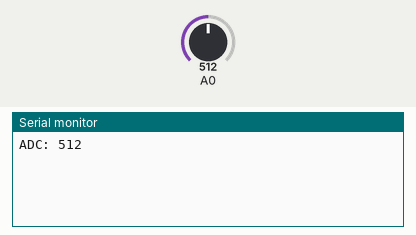
Simulated run of this sketch. Board: Arduino Uno, built with avr-gcc and run on an emulated ATmega328P. On the bench: the last lines printed to the serial monitor. The inputs (shaded band) are chosen by the test bench; at power-on: A0 = 512.

Above: at 1.8 s.
1.9 s: A0 set to 716
At 2.7 s:
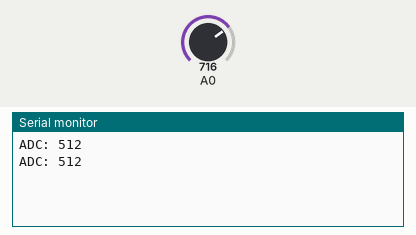
3.4 s: A0 set to 900
At 4.8 s:
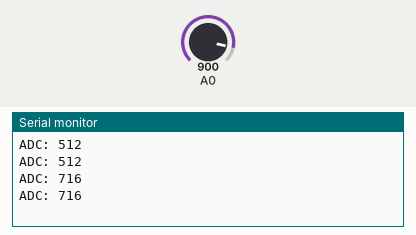
Timing chart, 0 to 6.4 s (numbered marks = the images above; inputs shaded):
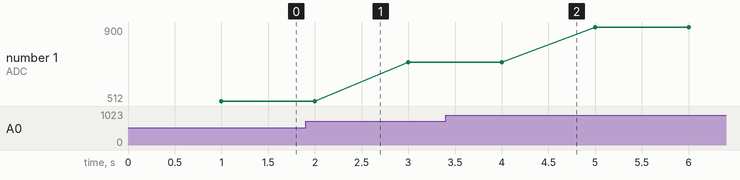

Measured:
- plotted number 1: 512 → 716 after the input at 1.9 s, 716 → 900 after the input at 3.4 s

The sketch:

sample5_adc.ino
```cpp
void setup() {
  // put your setup code here, to run once:
  ADMUX = 0b01000000;   // 基準電圧=ADC0, A/Dﾁｬﾈﾙ=ADC0
  ADCSRA = 0b10000111;  // A/D許可, A/D変換ｸﾛｯｸ=CK/128
  ADCSRA |= 0b01000000; // A/D変換開始
  Serial.begin(9600);	  // 9600bpsでポートを開く
}

void loop() {
  // put your main code here, to run repeatedly:
  uint16_t u16_ad_value;

  if (ADCSRA & 0b00010000) {  // A/D変換完了割り込み要求ﾌﾗｸﾞ
    ADCSRA |= 0b00010000;     // ADIFを解除
    u16_ad_value = ADC;       // A/D変換結果
    Serial.print("ADC: ");
    Serial.println(u16_ad_value, DEC);
    ADCSRA |= 0b01000000; // A/D変換開始
  }
  delay(1000);
}
```
